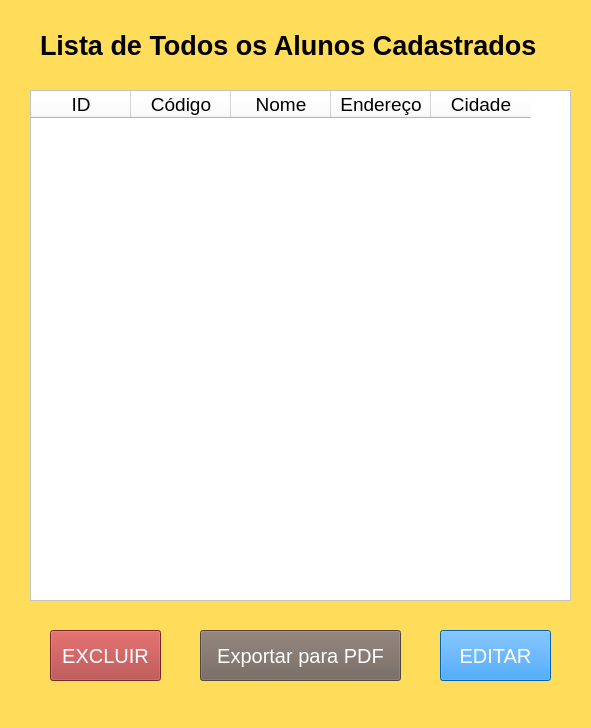
<?xml version="1.0" encoding="UTF-8"?>
<ui version="4.0">
 <class>MainWindow</class>
 <widget class="QMainWindow" name="MainWindow">
  <property name="geometry">
   <rect>
    <x>0</x>
    <y>0</y>
    <width>591</width>
    <height>728</height>
   </rect>
  </property>
  <property name="windowTitle">
   <string>MainWindow</string>
  </property>
  <property name="styleSheet">
   <string notr="true">background-color: rgb(255, 220, 90);</string>
  </property>
  <widget class="QWidget" name="centralwidget">
   <widget class="QLabel" name="label">
    <property name="geometry">
     <rect>
      <x>40</x>
      <y>10</y>
      <width>531</width>
      <height>71</height>
     </rect>
    </property>
    <property name="font">
     <font>
      <pointsize>20</pointsize>
      <weight>75</weight>
      <bold>true</bold>
     </font>
    </property>
    <property name="text">
     <string>Lista de Todos os Alunos Cadastrados</string>
    </property>
   </widget>
   <widget class="QTableWidget" name="tableWidget">
    <property name="geometry">
     <rect>
      <x>30</x>
      <y>90</y>
      <width>541</width>
      <height>511</height>
     </rect>
    </property>
    <property name="styleSheet">
     <string notr="true">background-color: rgb(255, 255, 255);
border-color: rgb(255, 255, 255);</string>
    </property>
    <property name="gridStyle">
     <enum>Qt::NoPen</enum>
    </property>
    <column>
     <property name="text">
      <string>ID</string>
     </property>
     <property name="font">
      <font>
       <pointsize>14</pointsize>
       <weight>50</weight>
       <bold>false</bold>
      </font>
     </property>
    </column>
    <column>
     <property name="text">
      <string>Código</string>
     </property>
     <property name="font">
      <font>
       <pointsize>14</pointsize>
      </font>
     </property>
    </column>
    <column>
     <property name="text">
      <string>Nome</string>
     </property>
     <property name="font">
      <font>
       <pointsize>14</pointsize>
      </font>
     </property>
    </column>
    <column>
     <property name="text">
      <string>Endereço</string>
     </property>
     <property name="font">
      <font>
       <pointsize>14</pointsize>
      </font>
     </property>
    </column>
    <column>
     <property name="text">
      <string>Cidade</string>
     </property>
     <property name="font">
      <font>
       <pointsize>14</pointsize>
      </font>
     </property>
    </column>
   </widget>
   <widget class="QPushButton" name="pdf_aluno">
    <property name="geometry">
     <rect>
      <x>200</x>
      <y>630</y>
      <width>201</width>
      <height>51</height>
     </rect>
    </property>
    <property name="font">
     <font>
      <pointsize>15</pointsize>
     </font>
    </property>
    <property name="styleSheet">
     <string notr="true">background-color: rgb(111, 98, 90);
color: rgb(255, 255, 255);</string>
    </property>
    <property name="text">
     <string>Exportar para PDF</string>
    </property>
   </widget>
   <widget class="QPushButton" name="excluir_aluno">
    <property name="geometry">
     <rect>
      <x>50</x>
      <y>630</y>
      <width>111</width>
      <height>51</height>
     </rect>
    </property>
    <property name="font">
     <font>
      <pointsize>15</pointsize>
     </font>
    </property>
    <property name="styleSheet">
     <string notr="true">background-color: rgb(170, 56, 56);
color: rgb(255, 255, 255);</string>
    </property>
    <property name="text">
     <string>EXCLUIR</string>
    </property>
   </widget>
   <widget class="QPushButton" name="editar_aluno">
    <property name="geometry">
     <rect>
      <x>440</x>
      <y>630</y>
      <width>111</width>
      <height>51</height>
     </rect>
    </property>
    <property name="font">
     <font>
      <pointsize>15</pointsize>
     </font>
    </property>
    <property name="styleSheet">
     <string notr="true">background-color: rgb(0, 136, 255);
color: rgb(255, 255, 255);</string>
    </property>
    <property name="text">
     <string>EDITAR</string>
    </property>
   </widget>
  </widget>
  <widget class="QMenuBar" name="menubar">
   <property name="geometry">
    <rect>
     <x>0</x>
     <y>0</y>
     <width>591</width>
     <height>21</height>
    </rect>
   </property>
  </widget>
  <widget class="QStatusBar" name="statusbar"/>
 </widget>
 <resources/>
 <connections/>
</ui>
